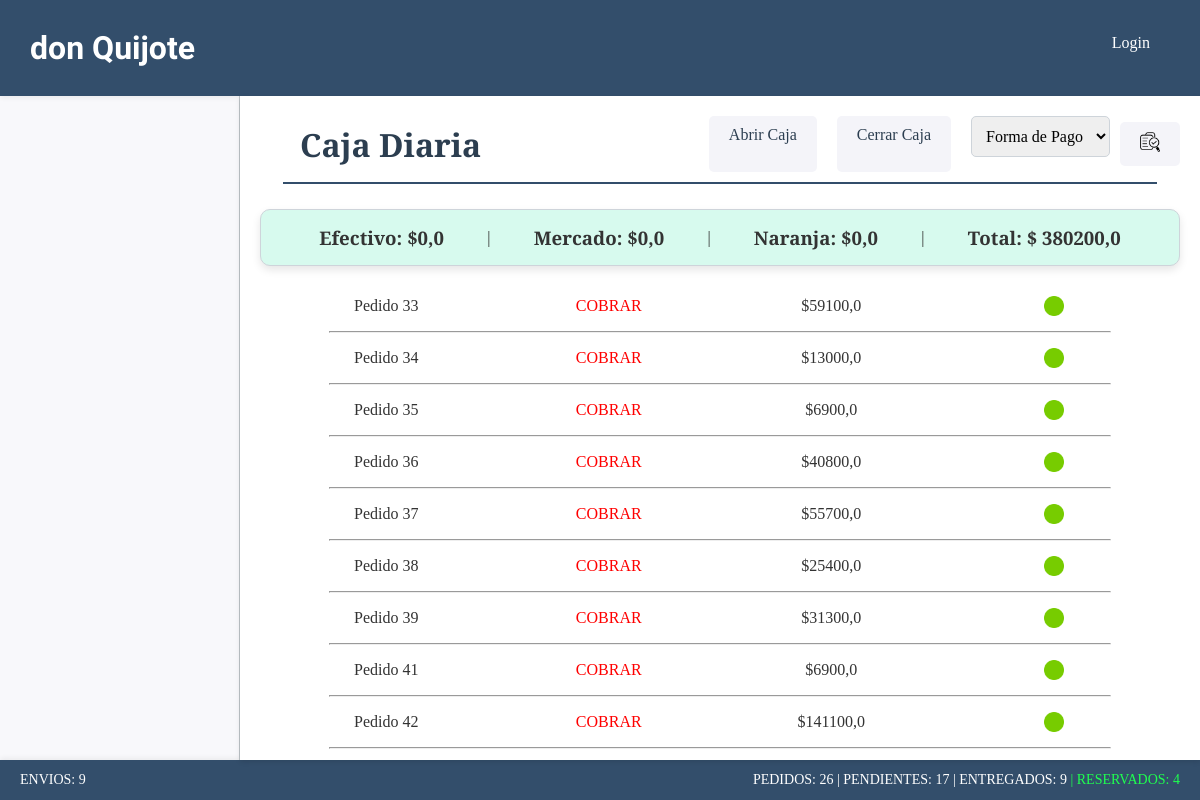
Page /facturas/ on the committed database.
### pedido/models.py (models this page shows, shortened)
class Pedido(models.Model):
    ESTADO_CHOICES = [
        ('entregado', 'Entregado'),
        ('pendiente', 'Pendiente'),
        ('cancelado', 'Cancelado')
    ]
    PAGO_CHOICES = [
        ('efectivo', 'EFT'),
        ('mercado', 'MP'),
        ('naranja', 'NRJ'),
        ('cobrar', 'COBRAR')
    ]
    estado=models.CharField(max_length=10, choices=ESTADO_CHOICES)
    tipo = models.IntegerField(default=1)
    pago=models.CharField(max_length=10, choices=PAGO_CHOICES)
    forma_entrega=models.ForeignKey(FormaEntrega, on_delete=models.SET_NULL, null=True, blank=True)
    precio_entrega=models.FloatField(null=True, blank=True)
    hora=models.DateTimeField(auto_now_add=True)
    nombre=models.CharField(max_length=50, blank=True, null=True)
    direccion=models.CharField(max_length=100, blank=True, null=True)
    observacion=models.CharField(max_length=100, blank=True, null=True)
    cantidad_emp=models.FloatField(null=True, blank=True)
    subtotal_emp=models.FloatField(null=True, blank=True)
    total=models.FloatField()
    class Meta:
        db_table="pedidos"
        verbose_name="Pedido"
        verbose_name_plural="Pedidos"
        ordering=["id"]

### facturas/views.py (the view)
# urls.py: path('', views.home, name="home"),
def home(request):
    return listar_caja(request)

### core/forms.py
class PagosForm(forms.Form):
    OPCIONES_FORMA_PAGO = [
        ('', 'Forma de Pago'),
        ('efectivo', 'Efectivo'),
        ('mercado', 'Mercado'),
        ('naranja', 'Naranja'),
    ]
    forma_pago = forms.ChoiceField(
        choices=OPCIONES_FORMA_PAGO,
        required=False,
        widget=forms.Select(attrs={'class': 'form-control'}),
        label=""
    )

### facturas/templates/facturas/index.html (shortened to what this page needs)
{% extends 'core/base.html' %}
{% load static %}
{% block css %}
    <link rel="stylesheet" href="{% static 'facturas/css/styles.css' %}">
{% endblock css %}
{% block titulo %}
    {% include 'core/components/encabezado.html' with titulo_texto="Caja Diaria" %}
{% endblock titulo %}
{% block main %}
{% if caja_total != 0.0 %}
    <div class="facturas-totales card">
        <h3>Efectivo: ${{caja_efectivo}}</h3>
        <p>|</p>
        <h3>Mercado: ${{caja_mercado}}</h3>
        <p>|</p>
        <h3>Naranja: ${{caja_naranja}}</h3>
        <p>|</p>
        <h3>Total: $ {{caja_total}}</h3>
    </div>
    {% if pedidos or pedidos_reservados %}
        {% for key, value in pedidos.items %}
            <div class="cajas-detalle">
                <p class="cajas-detalle-pedido">Pedido {{key}}</p>
                <p class="cajas-detalle-pedido" {% if value.datos.pago == "cobrar" %}style="color:red;"{% endif %}>{{ value.datos.pago|upper }}</p>
                <p class="cajas-detalle-pedido">${{ value.datos.total }}</p>
                <div class="cajas-detalle-pedido">
                    <img class="icono-opc" id="checkToggle" src="{% static 'facturas/img/no_check.png' %}" alt="Chequear Factura">
                </div>
            </div>
            <div class="facturas-hr-container">
                <hr class="facturas-hr">
            </div>
        {% endfor %}
    {% else %}
    <h2 class="vacio">No tiene pedidos entregados.</h2>
    {% endif %}
{% endif %}
{% endblock main %}

### core/static/core/css/styles.css (style rules this page uses)
* { padding: 0; margin: 0; box-sizing: border-box; }
body { font-family: 'Merriweather', serif; color: #333; background-color: #f4f4f9; }
.card { padding: 15px; border: 1px solid #ced4da; border-radius: 10px; background-color: #ffffff; box-shadow: 0 4px 8px rgba(0, 0, 0, 0.1); }
.form-control { width: 100%; padding: 10px; margin-bottom: 15px; border: 1px solid #ced4da; border-radius: 5px; font-size: 16px; font-family: 'Merriweather', serif; }
.icono-opc { width: 20px; height: 20px; transition: transform 0.3s ease; }

### facturas/static/facturas/css/styles.css (style rules this page uses)
.facturas-totales { background-color: rgb(215, 250, 238); display: flex; align-items: center; justify-content: space-evenly; margin-top: 15px; margin-bottom: 15px; }
.cajas-detalle { display: flex; padding: 15px; }
.cajas-detalle-pedido { width: 25%; text-align: center; display: flex; justify-content: center; align-items: center; }
.facturas-hr-container { display: flex; align-items: center; justify-content: space-around; }
.facturas-hr { width: 85%; }

### rows in the picture
Pedido: datos.pago "COBRAR", datos.total "59100,0"
Pedido: datos.pago "COBRAR", datos.total "13000,0"
Pedido: datos.pago "COBRAR", datos.total "6900,0"
Pedido: datos.pago "COBRAR", datos.total "40800,0"
Pedido: datos.pago "COBRAR", datos.total "55700,0"
Pedido: datos.pago "COBRAR", datos.total "25400,0"
Pedido: datos.pago "COBRAR", datos.total "31300,0"
Pedido: datos.pago "COBRAR", datos.total "6900,0"
Pedido: datos.pago "COBRAR", datos.total "141100,0"

### other values in the picture
{{ titulo_texto }} "Caja Diaria"
{{ caja_efectivo }} "0,0"
{{ caja_mercado }} "0,0"
{{ caja_naranja }} "0,0"
{{ caja_total }} "380200,0"
{{ key }} "33" "34" "35" "36" "37" "38" "39" "41" "42"
{{ cant_envios }} "9"
{{ cant_pedidos }} "26"
{{ cant_pendientes }} "17"
{{ cant_entregados }} "9"
{{ cant_reservados }} "4"
